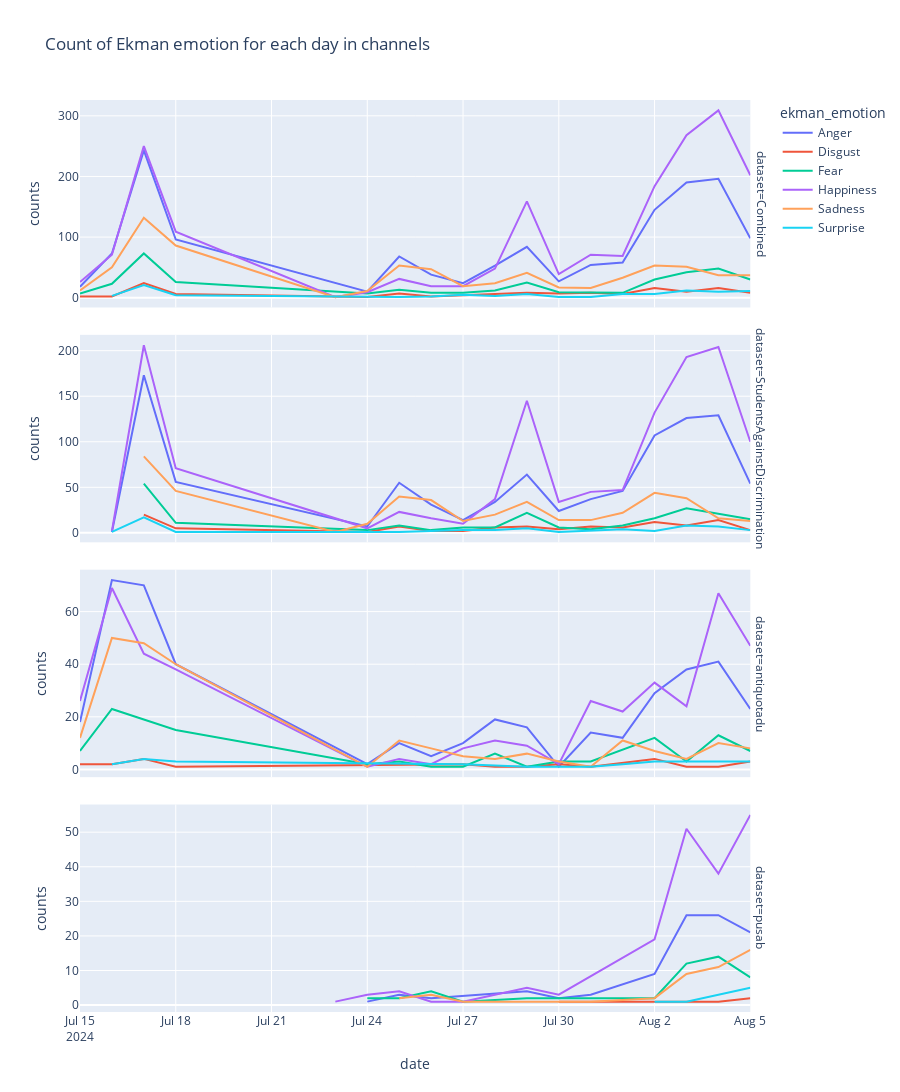

Notebook code for this chart:
### Code cell
fig = px.line(emotion_show_df.dropna(), x='date', y='counts', color='ekman_emotion', facet_row='dataset', height=1200, title="Count of Ekman emotion for each day in channels")

fig.update_yaxes(matches=None)
fig.show()

### Figure 1 — Plotly figure (JSON) as saved in the notebook; plotly's stock layout.template omitted (floating-point values rounded to 4 significant figures)
{"data": [{"hovertemplate": "ekman_emotion=Anger<br>dataset=Combined<br>date=%{x}<br>counts=%{y}<extra></extra>", "legendgroup": "Anger", "line": {"color": "#636efa", "dash": "solid"}, "marker": {"symbol": "circle"}, "mode": "lines", "name": "Anger", "orientation": "v", "showlegend": true, "type": "scatter", "x": ["2024-07-15", "2024-07-16", "2024-07-17", "2024-07-18", "2024-07-24", "2024-07-25", "2024-07-26", "2024-07-27", "2024-07-28", "2024-07-29", "2024-07-30", "2024-07-31", "2024-08-01", "2024-08-02", "2024-08-03", "2024-08-04", "2024-08-05"], "xaxis": "x4", "y": [18, 73, 243, 96, 10, 68, 38, 24, 53, 84, 27, 54, 58, 145, 190, 196, 98], "yaxis": "y4"}, {"hovertemplate": "ekman_emotion=Anger<br>dataset=StudentsAgainstDiscrimination<br>date=%{x}<br>counts=%{y}<extra></extra>", "legendgroup": "Anger", "line": {"color": "#636efa", "dash": "solid"}, "marker": {"symbol": "circle"}, "mode": "lines", "name": "Anger", "orientation": "v", "showlegend": false, "type": "scatter", "x": ["2024-07-16", "2024-07-17", "2024-07-18", "2024-07-24", "2024-07-25", "2024-07-26", "2024-07-27", "2024-07-28", "2024-07-29", "2024-07-30", "2024-07-31", "2024-08-01", "2024-08-02", "2024-08-03", "2024-08-04", "2024-08-05"], "xaxis": "x3", "y": [1, 173, 56, 7, 55, 31, 14, 34, 64, 24, 37, 46, 107, 126, 129, 54], "yaxis": "y3"}, {"hovertemplate": "ekman_emotion=Anger<br>dataset=antiquotadu<br>date=%{x}<br>counts=%{y}<extra></extra>", "legendgroup": "Anger", "line": {"color": "#636efa", "dash": "solid"}, "marker": {"symbol": "circle"}, "mode": "lines", "name": "Anger", "orientation": "v", "showlegend": false, "type": "scatter", "x": ["2024-07-15", "2024-07-16", "2024-07-17", "2024-07-18", "2024-07-24", "2024-07-25", "2024-07-26", "2024-07-27", "2024-07-28", "2024-07-29", "2024-07-30", "2024-07-31", "2024-08-01", "2024-08-02", "2024-08-03", "2024-08-04", "2024-08-05"], "xaxis": "x2", "y": [18, 72, 70, 40, 2, 10, 5, 10, 19, 16, 1, 14, 12, 29, 38, 41, 23], "yaxis": "y2"}, {"hovertemplate": "ekman_emotion=Anger<br>dataset=pusab<br>date=%{x}<br>counts=%{y}<extra></extra>", "legendgroup": "Anger", "line": {"color": "#636efa", "dash": "solid"}, "marker": {"symbol": "circle"}, "mode": "lines", "name": "Anger", "orientation": "v", "showlegend": false, "type": "scatter", "x": ["2024-07-24", "2024-07-25", "2024-07-26", "2024-07-29", "2024-07-30", "2024-07-31", "2024-08-02", "2024-08-03", "2024-08-04", "2024-08-05"], "xaxis": "x", "y": [1, 3, 2, 4, 2, 3, 9, 26, 26, 21], "yaxis": "y"}, {"hovertemplate": "ekman_emotion=Disgust<br>dataset=Combined<br>date=%{x}<br>counts=%{y}<extra></extra>", "legendgroup": "Disgust", "line": {"color": "#EF553B", "dash": "solid"}, "marker": {"symbol": "circle"}, "mode": "lines", "name": "Disgust", "orientation": "v", "showlegend": true, "type": "scatter", "x": ["2024-07-15", "2024-07-16", "2024-07-17", "2024-07-18", "2024-07-24", "2024-07-25", "2024-07-26", "2024-07-27", "2024-07-28", "2024-07-29", "2024-07-30", "2024-07-31", "2024-08-01", "2024-08-02", "2024-08-03", "2024-08-04", "2024-08-05"], "xaxis": "x4", "y": [2, 2, 24, 6, 1, 7, 2, 4, 7, 8, 7, 8, 6, 16, 10, 16, 8], "yaxis": "y4"}, {"hovertemplate": "ekman_emotion=Disgust<br>dataset=StudentsAgainstDiscrimination<br>date=%{x}<br>counts=%{y}<extra></extra>", "legendgroup": "Disgust", "line": {"color": "#EF553B", "dash": "solid"}, "marker": {"symbol": "circle"}, "mode": "lines", "name": "Disgust", "orientation": "v", "showlegend": false, "type": "scatter", "x": ["2024-07-17", "2024-07-18", "2024-07-24", "2024-07-25", "2024-07-26", "2024-07-27", "2024-07-28", "2024-07-29", "2024-07-30", "2024-07-31", "2024-08-01", "2024-08-02", "2024-08-03", "2024-08-04", "2024-08-05"], "xaxis": "x3", "y": [20, 5, 1, 7, 2, 2, 6, 7, 4, 7, 6, 12, 8, 14, 3], "yaxis": "y3"}, {"hovertemplate": "ekman_emotion=Disgust<br>dataset=antiquotadu<br>date=%{x}<br>counts=%{y}<extra></extra>", "legendgroup": "Disgust", "line": {"color": "#EF553B", "dash": "solid"}, "marker": {"symbol": "circle"}, "mode": "lines", "name": "Disgust", "orientation": "v", "showlegend": false, "type": "scatter", "x": ["2024-07-15", "2024-07-16", "2024-07-17", "2024-07-18", "2024-07-27", "2024-07-28", "2024-07-29", "2024-07-30", "2024-07-31", "2024-08-02", "2024-08-03", "2024-08-04", "2024-08-05"], "xaxis": "x2", "y": [2, 2, 4, 1, 2, 1, 1, 2, 1, 4, 1, 1, 3], "yaxis": "y2"}, {"hovertemplate": "ekman_emotion=Disgust<br>dataset=pusab<br>date=%{x}<br>counts=%{y}<extra></extra>", "legendgroup": "Disgust", "line": {"color": "#EF553B", "dash": "solid"}, "marker": {"symbol": "circle"}, "mode": "lines", "name": "Disgust", "orientation": "v", "showlegend": false, "type": "scatter", "x": ["2024-07-30", "2024-08-03", "2024-08-04", "2024-08-05"], "xaxis": "x", "y": [1, 1, 1, 2], "yaxis": "y"}, {"hovertemplate": "ekman_emotion=Fear<br>dataset=Combined<br>date=%{x}<br>counts=%{y}<extra></extra>", "legendgroup": "Fear", "line": {"color": "#00cc96", "dash": "solid"}, "marker": {"symbol": "circle"}, "mode": "lines", "name": "Fear", "orientation": "v", "showlegend": true, "type": "scatter", "x": ["2024-07-15", "2024-07-16", "2024-07-17", "2024-07-18", "2024-07-24", "2024-07-25", "2024-07-26", "2024-07-27", "2024-07-28", "2024-07-29", "2024-07-30", "2024-07-31", "2024-08-01", "2024-08-02", "2024-08-03", "2024-08-04", "2024-08-05"], "xaxis": "x4", "y": [7, 23, 73, 26, 7, 13, 8, 8, 12, 25, 9, 9, 8, 30, 42, 48, 30], "yaxis": "y4"}, {"hovertemplate": "ekman_emotion=Fear<br>dataset=StudentsAgainstDiscrimination<br>date=%{x}<br>counts=%{y}<extra></extra>", "legendgroup": "Fear", "line": {"color": "#00cc96", "dash": "solid"}, "marker": {"symbol": "circle"}, "mode": "lines", "name": "Fear", "orientation": "v", "showlegend": false, "type": "scatter", "x": ["2024-07-17", "2024-07-18", "2024-07-24", "2024-07-25", "2024-07-26", "2024-07-27", "2024-07-28", "2024-07-29", "2024-07-30", "2024-07-31", "2024-08-01", "2024-08-02", "2024-08-03", "2024-08-04", "2024-08-05"], "xaxis": "x3", "y": [54, 11, 3, 8, 3, 6, 6, 22, 6, 4, 8, 16, 27, 21, 15], "yaxis": "y3"}, {"hovertemplate": "ekman_emotion=Fear<br>dataset=antiquotadu<br>date=%{x}<br>counts=%{y}<extra></extra>", "legendgroup": "Fear", "line": {"color": "#00cc96", "dash": "solid"}, "marker": {"symbol": "circle"}, "mode": "lines", "name": "Fear", "orientation": "v", "showlegend": false, "type": "scatter", "x": ["2024-07-15", "2024-07-16", "2024-07-17", "2024-07-18", "2024-07-24", "2024-07-25", "2024-07-26", "2024-07-27", "2024-07-28", "2024-07-29", "2024-07-30", "2024-07-31", "2024-08-02", "2024-08-03", "2024-08-04", "2024-08-05"], "xaxis": "x2", "y": [7, 23, 19, 15, 2, 3, 1, 1, 6, 1, 3, 3, 12, 3, 13, 7], "yaxis": "y2"}, {"hovertemplate": "ekman_emotion=Fear<br>dataset=pusab<br>date=%{x}<br>counts=%{y}<extra></extra>", "legendgroup": "Fear", "line": {"color": "#00cc96", "dash": "solid"}, "marker": {"symbol": "circle"}, "mode": "lines", "name": "Fear", "orientation": "v", "showlegend": false, "type": "scatter", "x": ["2024-07-24", "2024-07-25", "2024-07-26", "2024-07-27", "2024-07-29", "2024-07-31", "2024-08-02", "2024-08-03", "2024-08-04", "2024-08-05"], "xaxis": "x", "y": [2, 2, 4, 1, 2, 2, 2, 12, 14, 8], "yaxis": "y"}, {"hovertemplate": "ekman_emotion=Happiness<br>dataset=Combined<br>date=%{x}<br>counts=%{y}<extra></extra>", "legendgroup": "Happiness", "line": {"color": "#ab63fa", "dash": "solid"}, "marker": {"symbol": "circle"}, "mode": "lines", "name": "Happiness", "orientation": "v", "showlegend": true, "type": "scatter", "x": ["2024-07-15", "2024-07-16", "2024-07-17", "2024-07-18", "2024-07-23", "2024-07-24", "2024-07-25", "2024-07-26", "2024-07-27", "2024-07-28", "2024-07-29", "2024-07-30", "2024-07-31", "2024-08-01", "2024-08-02", "2024-08-03", "2024-08-04", "2024-08-05"], "xaxis": "x4", "y": [26, 71, 250, 109, 1, 9, 31, 19, 19, 48, 159, 39, 71, 69, 184, 268, 309, 202], "yaxis": "y4"}, {"hovertemplate": "ekman_emotion=Happiness<br>dataset=StudentsAgainstDiscrimination<br>date=%{x}<br>counts=%{y}<extra></extra>", "legendgroup": "Happiness", "line": {"color": "#ab63fa", "dash": "solid"}, "marker": {"symbol": "circle"}, "mode": "lines", "name": "Happiness", "orientation": "v", "showlegend": false, "type": "scatter", "x": ["2024-07-16", "2024-07-17", "2024-07-18", "2024-07-24", "2024-07-25", "2024-07-26", "2024-07-27", "2024-07-28", "2024-07-29", "2024-07-30", "2024-07-31", "2024-08-01", "2024-08-02", "2024-08-03", "2024-08-04", "2024-08-05"], "xaxis": "x3", "y": [2, 206, 71, 5, 23, 16, 10, 37, 145, 34, 45, 47, 132, 193, 204, 100], "yaxis": "y3"}, {"hovertemplate": "ekman_emotion=Happiness<br>dataset=antiquotadu<br>date=%{x}<br>counts=%{y}<extra></extra>", "legendgroup": "Happiness", "line": {"color": "#ab63fa", "dash": "solid"}, "marker": {"symbol": "circle"}, "mode": "lines", "name": "Happiness", "orientation": "v", "showlegend": false, "type": "scatter", "x": ["2024-07-15", "2024-07-16", "2024-07-17", "2024-07-18", "2024-07-24", "2024-07-25", "2024-07-26", "2024-07-27", "2024-07-28", "2024-07-29", "2024-07-30", "2024-07-31", "2024-08-01", "2024-08-02", "2024-08-03", "2024-08-04", "2024-08-05"], "xaxis": "x2", "y": [26, 69, 44, 38, 1, 4, 2, 8, 11, 9, 2, 26, 22, 33, 24, 67, 47], "yaxis": "y2"}, {"hovertemplate": "ekman_emotion=Happiness<br>dataset=pusab<br>date=%{x}<br>counts=%{y}<extra></extra>", "legendgroup": "Happiness", "line": {"color": "#ab63fa", "dash": "solid"}, "marker": {"symbol": "circle"}, "mode": "lines", "name": "Happiness", "orientation": "v", "showlegend": false, "type": "scatter", "x": ["2024-07-23", "2024-07-24", "2024-07-25", "2024-07-26", "2024-07-27", "2024-07-29", "2024-07-30", "2024-08-02", "2024-08-03", "2024-08-04", "2024-08-05"], "xaxis": "x", "y": [1, 3, 4, 1, 1, 5, 3, 19, 51, 38, 55], "yaxis": "y"}, {"hovertemplate": "ekman_emotion=Sadness<br>dataset=Combined<br>date=%{x}<br>counts=%{y}<extra></extra>", "legendgroup": "Sadness", "line": {"color": "#FFA15A", "dash": "solid"}, "marker": {"symbol": "circle"}, "mode": "lines", "name": "Sadness", "orientation": "v", "showlegend": true, "type": "scatter", "x": ["2024-07-15", "2024-07-16", "2024-07-17", "2024-07-18", "2024-07-23", "2024-07-24", "2024-07-25", "2024-07-26", "2024-07-27", "2024-07-28", "2024-07-29", "2024-07-30", "2024-07-31", "2024-08-01", "2024-08-02", "2024-08-03", "2024-08-04", "2024-08-05"], "xaxis": "x4", "y": [12, 50, 132, 86, 1, 11, 53, 47, 19, 24, 41, 17, 16, 33, 53, 51, 37, 37], "yaxis": "y4"}, {"hovertemplate": "ekman_emotion=Sadness<br>dataset=StudentsAgainstDiscrimination<br>date=%{x}<br>counts=%{y}<extra></extra>", "legendgroup": "Sadness", "line": {"color": "#FFA15A", "dash": "solid"}, "marker": {"symbol": "circle"}, "mode": "lines", "name": "Sadness", "orientation": "v", "showlegend": false, "type": "scatter", "x": ["2024-07-17", "2024-07-18", "2024-07-23", "2024-07-24", "2024-07-25", "2024-07-26", "2024-07-27", "2024-07-28", "2024-07-29", "2024-07-30", "2024-07-31", "2024-08-01", "2024-08-02", "2024-08-03", "2024-08-04", "2024-08-05"], "xaxis": "x3", "y": [84, 46, 1, 10, 40, 36, 13, 20, 34, 14, 14, 22, 44, 38, 16, 13], "yaxis": "y3"}, {"hovertemplate": "ekman_emotion=Sadness<br>dataset=antiquotadu<br>date=%{x}<br>counts=%{y}<extra></extra>", "legendgroup": "Sadness", "line": {"color": "#FFA15A", "dash": "solid"}, "marker": {"symbol": "circle"}, "mode": "lines", "name": "Sadness", "orientation": "v", "showlegend": false, "type": "scatter", "x": ["2024-07-15", "2024-07-16", "2024-07-17", "2024-07-18", "2024-07-24", "2024-07-25", "2024-07-26", "2024-07-27", "2024-07-28", "2024-07-29", "2024-07-30", "2024-07-31", "2024-08-01", "2024-08-02", "2024-08-03", "2024-08-04", "2024-08-05"], "xaxis": "x2", "y": [12, 50, 48, 40, 1, 11, 8, 5, 4, 6, 3, 1, 11, 7, 4, 10, 8], "yaxis": "y2"}, {"hovertemplate": "ekman_emotion=Sadness<br>dataset=pusab<br>date=%{x}<br>counts=%{y}<extra></extra>", "legendgroup": "Sadness", "line": {"color": "#FFA15A", "dash": "solid"}, "marker": {"symbol": "circle"}, "mode": "lines", "name": "Sadness", "orientation": "v", "showlegend": false, "type": "scatter", "x": ["2024-07-25", "2024-07-26", "2024-07-27", "2024-07-29", "2024-07-31", "2024-08-02", "2024-08-03", "2024-08-04", "2024-08-05"], "xaxis": "x", "y": [2, 3, 1, 1, 1, 2, 9, 11, 16], "yaxis": "y"}, {"hovertemplate": "ekman_emotion=Surprise<br>dataset=Combined<br>date=%{x}<br>counts=%{y}<extra></extra>", "legendgroup": "Surprise", "line": {"color": "#19d3f3", "dash": "solid"}, "marker": {"symbol": "circle"}, "mode": "lines", "name": "Surprise", "orientation": "v", "showlegend": true, "type": "scatter", "x": ["2024-07-16", "2024-07-17", "2024-07-18", "2024-07-25", "2024-07-26", "2024-07-27", "2024-07-28", "2024-07-29", "2024-07-30", "2024-07-31", "2024-08-01", "2024-08-02", "2024-08-03", "2024-08-04", "2024-08-05"], "xaxis": "x4", "y": [3, 21, 4, 1, 2, 5, 3, 6, 1, 1, 6, 6, 12, 10, 11], "yaxis": "y4"}, {"hovertemplate": "ekman_emotion=Surprise<br>dataset=StudentsAgainstDiscrimination<br>date=%{x}<br>counts=%{y}<extra></extra>", "legendgroup": "Surprise", "line": {"color": "#19d3f3", "dash": "solid"}, "marker": {"symbol": "circle"}, "mode": "lines", "name": "Surprise", "orientation": "v", "showlegend": false, "type": "scatter", "x": ["2024-07-16", "2024-07-17", "2024-07-18", "2024-07-25", "2024-07-26", "2024-07-27", "2024-07-28", "2024-07-29", "2024-07-30", "2024-08-01", "2024-08-02", "2024-08-03", "2024-08-04", "2024-08-05"], "xaxis": "x3", "y": [1, 17, 1, 1, 2, 3, 3, 5, 1, 4, 2, 8, 7, 3], "yaxis": "y3"}, {"hovertemplate": "ekman_emotion=Surprise<br>dataset=antiquotadu<br>date=%{x}<br>counts=%{y}<extra></extra>", "legendgroup": "Surprise", "line": {"color": "#19d3f3", "dash": "solid"}, "marker": {"symbol": "circle"}, "mode": "lines", "name": "Surprise", "orientation": "v", "showlegend": false, "type": "scatter", "x": ["2024-07-16", "2024-07-17", "2024-07-18", "2024-07-27", "2024-07-29", "2024-07-31", "2024-08-01", "2024-08-02", "2024-08-03", "2024-08-04", "2024-08-05"], "xaxis": "x2", "y": [2, 4, 3, 2, 1, 1, 2, 3, 3, 3, 3], "yaxis": "y2"}, {"hovertemplate": "ekman_emotion=Surprise<br>dataset=pusab<br>date=%{x}<br>counts=%{y}<extra></extra>", "legendgroup": "Surprise", "line": {"color": "#19d3f3", "dash": "solid"}, "marker": {"symbol": "circle"}, "mode": "lines", "name": "Surprise", "orientation": "v", "showlegend": false, "type": "scatter", "x": ["2024-08-02", "2024-08-03", "2024-08-05"], "xaxis": "x", "y": [1, 1, 5], "yaxis": "y"}], "layout": {"annotations": [{"font": {}, "showarrow": false, "text": "dataset=pusab", "textangle": 90, "x": 0.98, "xanchor": "left", "xref": "paper", "y": 0.1138, "yanchor": "middle", "yref": "paper"}, {"font": {}, "showarrow": false, "text": "dataset=antiquotadu", "textangle": 90, "x": 0.98, "xanchor": "left", "xref": "paper", "y": 0.3712, "yanchor": "middle", "yref": "paper"}, {"font": {}, "showarrow": false, "text": "dataset=StudentsAgainstDiscrimination", "textangle": 90, "x": 0.98, "xanchor": "left", "xref": "paper", "y": 0.6288, "yanchor": "middle", "yref": "paper"}, {"font": {}, "showarrow": false, "text": "dataset=Combined", "textangle": 90, "x": 0.98, "xanchor": "left", "xref": "paper", "y": 0.8862, "yanchor": "middle", "yref": "paper"}], "height": 1200, "legend": {"title": {"text": "ekman_emotion"}, "tracegroupgap": 0}, "title": {"text": "Count of Ekman emotion for each day in channels"}, "xaxis": {"anchor": "y", "domain": [0, 0.98], "title": {"text": "date"}}, "xaxis2": {"anchor": "y2", "domain": [0, 0.98], "matches": "x", "showticklabels": false}, "xaxis3": {"anchor": "y3", "domain": [0, 0.98], "matches": "x", "showticklabels": false}, "xaxis4": {"anchor": "y4", "domain": [0, 0.98], "matches": "x", "showticklabels": false}, "yaxis": {"anchor": "x", "domain": [0, 0.2275], "title": {"text": "counts"}}, "yaxis2": {"anchor": "x2", "domain": [0.2575, 0.485], "title": {"text": "counts"}}, "yaxis3": {"anchor": "x3", "domain": [0.515, 0.7425], "title": {"text": "counts"}}, "yaxis4": {"anchor": "x4", "domain": [0.7725, 1], "title": {"text": "counts"}}}}
